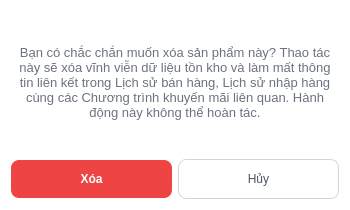
<?xml version="1.0" encoding="UTF-8"?>
<ui version="4.0">
 <class>Dialog</class>
 <widget class="QDialog" name="Dialog">
  <property name="geometry">
   <rect>
    <x>0</x>
    <y>0</y>
    <width>350</width>
    <height>210</height>
   </rect>
  </property>
  <property name="windowTitle">
   <string>Dialog</string>
  </property>
  <property name="styleSheet">
   <string notr="true">/* 1. Tổng thể Cửa sổ Dialog */
QDialog#Dialog {
    background-color: #ffffff;
    font-family: &quot;Inter&quot;, &quot;Segoe UI&quot;, sans-serif;
}

/* 2. Nội dung thông báo cảnh báo */
QLabel#lblCanhBao {
     font-size: 13px;
    font-weight: 400; /* Regular cấp độ 4 [cite: 64] */
    color: #6b7280;   /* Màu xám nhạt để làm dịu thông tin phụ */
}

/* 3. Nút XÓA (Màu đỏ rực rỡ - Red Danger) */
QPushButton#btnXoa {
    background-color: #ef4444; /* Màu đỏ thương hiệu từ Figma */
    color: #ffffff;
    font-weight: 700;
    border: none;
    border-radius: 8px; /* Bo góc đồng bộ deleteNV.png */
    padding: 12px 24px;
    min-width: 100px;
}

QPushButton#btnXoa:hover {
    background-color: #dc2626; /* Đỏ đậm hơn khi di chuột qua */
}

/* 4. Nút HỦY (Màu trắng viền xám - Secondary) */
QPushButton#btnHuy {
    background-color: #ffffff;
    color: #4b5563;
    border: 1px solid #d1d5db; /* Viền xám mảnh chuẩn Figma */
    border-radius: 8px;
    padding: 12px 24px;
    min-width: 100px;
}

QPushButton#btnHuy:hover {
    background-color: #f3f4f6; /* Xám cực nhạt khi hover */
}</string>
  </property>
  <layout class="QVBoxLayout" name="verticalLayout">
   <item>
    <widget class="QLabel" name="lblCanhBao">
     <property name="text">
      <string>Bạn có chắc chắn muốn xóa sản phẩm này? Thao tác này sẽ xóa vĩnh viễn dữ liệu tồn kho và làm mất thông tin liên kết trong Lịch sử bán hàng, Lịch sử nhập hàng cùng các Chương trình khuyến mãi liên quan. Hành động này không thể hoàn tác.</string>
     </property>
     <property name="alignment">
      <set>Qt::AlignCenter</set>
     </property>
     <property name="wordWrap">
      <bool>true</bool>
     </property>
    </widget>
   </item>
   <item>
    <layout class="QHBoxLayout" name="horizontalLayout">
     <item>
      <widget class="QPushButton" name="btnXoa">
       <property name="text">
        <string>Xóa</string>
       </property>
      </widget>
     </item>
     <item>
      <widget class="QPushButton" name="btnHuy">
       <property name="text">
        <string>Hủy</string>
       </property>
      </widget>
     </item>
    </layout>
   </item>
  </layout>
 </widget>
 <resources/>
 <connections/>
</ui>
